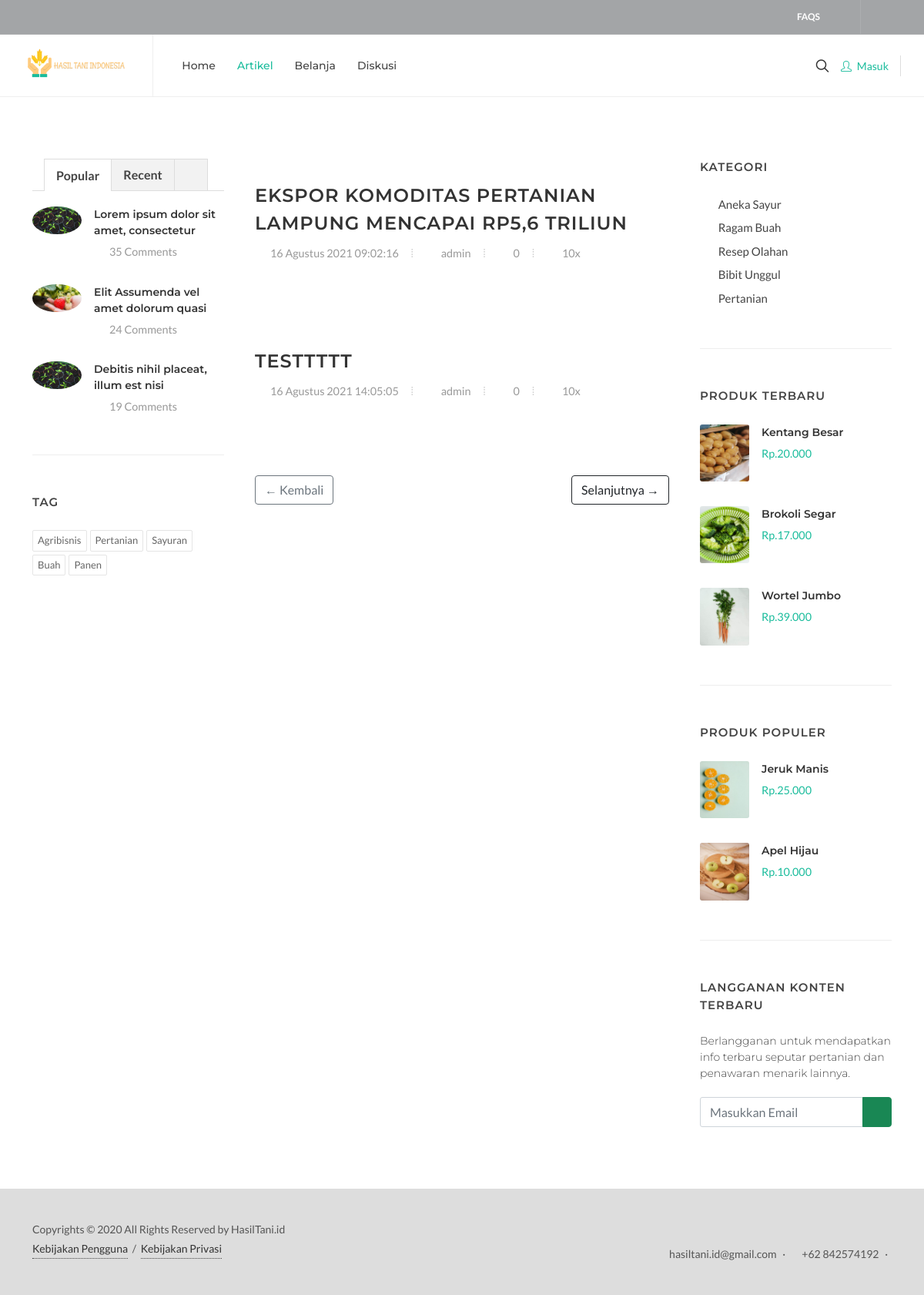
/index.php/artikel, run on an earlier commit of the app's database.
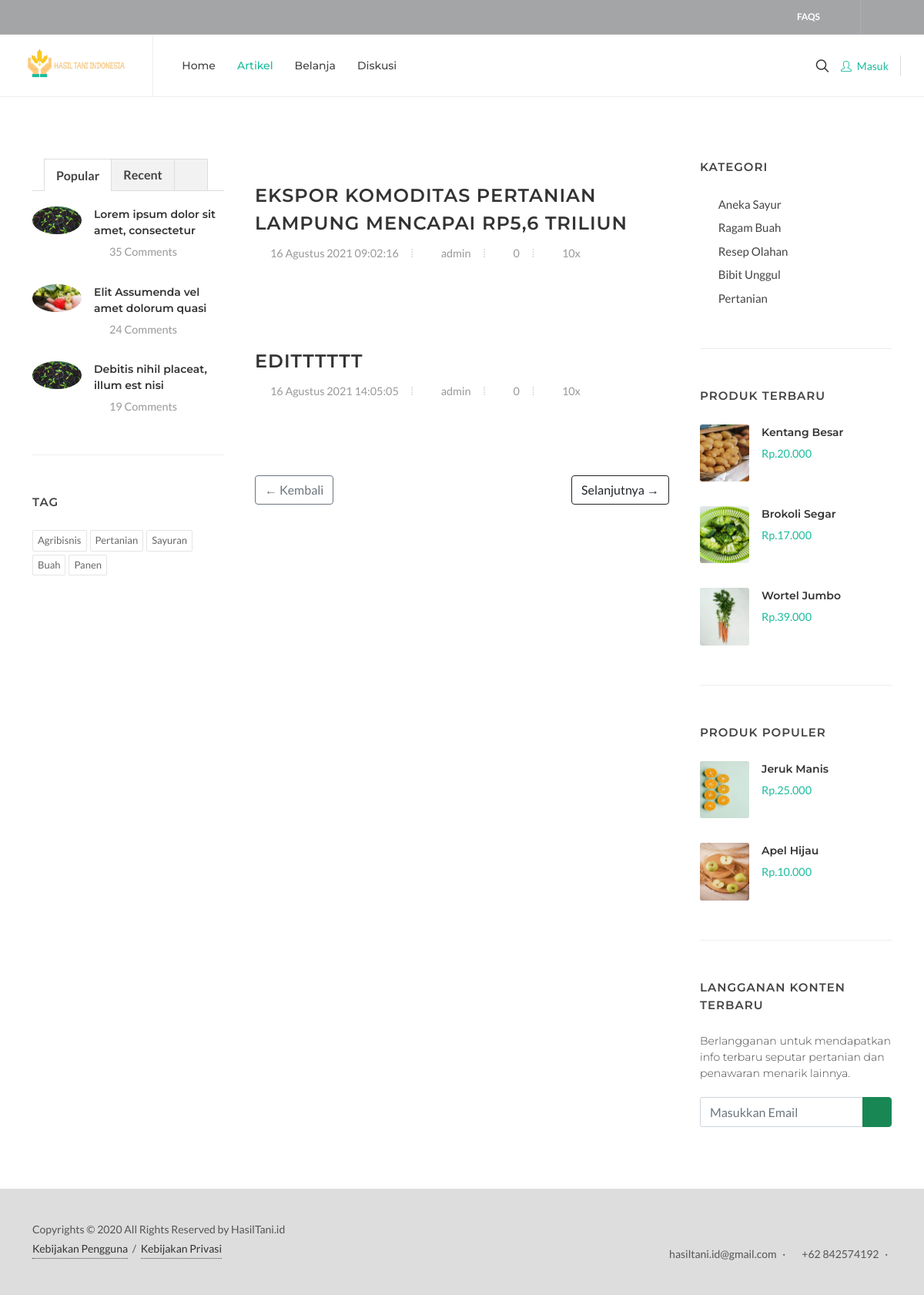
And on a later commit of the database.
### tables this page shows
CREATE TABLE `artikel` (
  `artikel_id` int(30) NOT NULL,
  `nama_kategori` varchar(100) NOT NULL,
  `user_id` int(11) NOT NULL,
  `judul` varchar(100) NOT NULL,
  `deskripsi` text NOT NULL,
  `tags` varchar(100) NOT NULL,
  `thumbnail_artikel` varchar(100) NOT NULL,
  `jumlah_dibaca` int(11) NOT NULL,
  `created_at` datetime NOT NULL DEFAULT current_timestamp(),
  `is_publish` tinyint(4) NOT NULL DEFAULT 1
);

### application/controllers/Artikel.php (called while the page is built, shortened)
<?php
class Artikel extends CI_Controller {
	public function __construct()
	{
		$this->load->model('M_artikel', 'artikel');
	}
	public function index() {
		$data['artikel'] = $this->artikel->list();
		$data['title'] = 'Artikel - HasilTani';
		$this->load->view('artikel/index', $data);
	}
}

### index.php (called while the page is built, shortened)
<?php
require_once BASEPATH.'core/CodeIgniter.php';

### application/models/M_artikel.php (called while the page is built, shortened)
<?php
class M_artikel extends CI_Model {
	public function __construct()
	{
		$this->table = 'artikel';
	}
	public function list() {
		return $this->db->get($this->table)->result_array();
	}
}

### application/helpers/app_helper.php (called while the page is built, shortened)
<?php
if (!function_exists('tanggal')) {
  function tanggal($data)
  {
    if ($data != "") {
      $origin = explode('-', $data);
      $year    = $origin[0];
      $month    = bulan($origin[1]);
      $originday    = explode(' ', $origin[2]);
      $day    = $originday[0];
      $time    = $originday[1];
      $newdatetime = $day . ' ' . $month . ' ' . $year . ' ' . $time;
    } else {
      $newdatetime = "";
    }
    return $newdatetime;
  }
}
if (!function_exists('bulan')) {
  function bulan($bulan)
  {
    switch ($bulan) {
      case 8:
      $bulan = "Agustus";
      break;
    }
    return $bulan;
  }
}
?>

### application/views/artikel/section/list_postingan.php (the view, shortened to what this page needs)
<div class="postcontent col-lg-6">
  <div id="posts" class="row grid-container gutter-30">
    <?php foreach ($artikel as $row): ?>
      <div class="entry col-12">
        <div class="grid-inner">
          <div class="entry-title">
            <h2><a href="<?= base_url('artikel/read/').$row['artikel_id'] ?>"><?= $row['judul'] ?></a></h2>
          </div>
          <div class="entry-meta">
            <ul>
              <li><i class="icon-calendar3"></i> <?= tanggal($row['created_at']) ?></li>
              <li><a href="#"><i class="icon-user"></i> admin</a></li>
              <li><a href="#comments"><i class="icon-comments"></i> 0</a></li>
              <li><a href="#"><i class="icon-eye"></i> 10x</a></li>
            </ul>
          </div>
        </div>
      </div>
    <?php endforeach ?>
  </div>
  <div class="d-flex justify-content-between mt-5">
    <a href="#" class="btn btn-outline-secondary">&larr; Kembali</a>
    <a href="#" class="btn btn-outline-dark">Selanjutnya &rarr;</a>
  </div>
</div>

What changed in the data, as far as the page shows it:
changed artikel: judul "TESTTTTT" → "EDITTTTTT"
